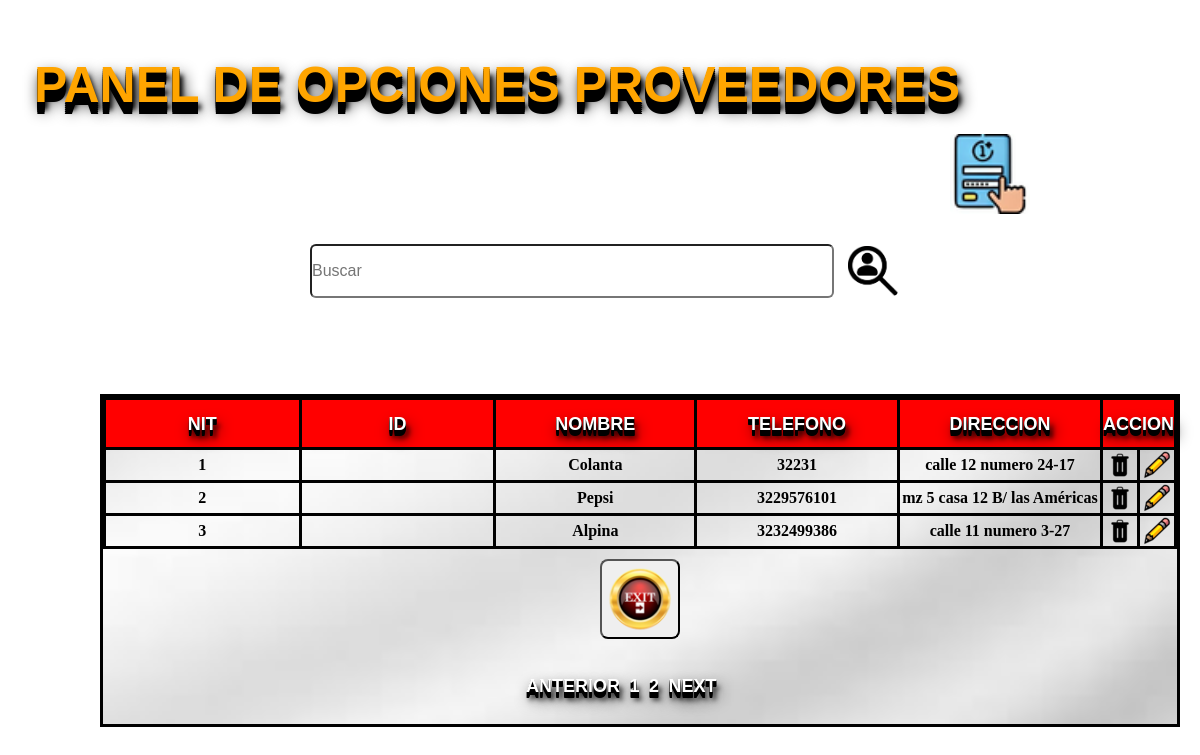
/tabla_proveedores/index.php, run on the app's committed database.
### tables this page shows
CREATE TABLE `proveedor` (
  `nit` int(11) NOT NULL,
  `nombre` char(70) DEFAULT NULL,
  `telefono` bigint(10) DEFAULT NULL,
  `direccion` char(80) DEFAULT NULL
);

### tabla_proveedores/index.php (the view, shortened to what this page needs)
<!DOCTYPE html>
<html lang="en">
<head>
    <link rel="stylesheet" href="../css/prove.css">
</head>
<body>
<?php
	include("../conexion/conexion.php");
	$registros=3;
	if(isset($_GET["pagina"])){
		if($_GET["pagina"]==1){
			header("Location:./index.php");
		}else{
			$pagina=$_GET["pagina"];
		}
	}else{
		$pagina=1;
	}
	$empieza=($pagina-1)*$registros;
	$sql_total="SELECT * FROM proveedor";
	$resultado=$base->prepare($sql_total);
	$resultado->execute(array());
	$numfilas=$resultado->rowCount();
	$totalpagina=ceil($numfilas/$registros);
	$registros=$base->query("SELECT * FROM proveedor  LIMIT $empieza, $registros")->fetchALL(PDO::FETCH_OBJ);
?>
<h3>PANEL DE OPCIONES PROVEEDORES</h3>
    <form method="post" action="buscar.php">
        <div id="nim">
            <a href="registrar.php">
                <button type="button" class="btn btn-primary">
                </button>
            </a>
        </div>
        <input class="buscar"  type="search" name="busca"  id="" placeholder="Buscar">
        <button id="but" class="uno">buscar</button>
        <br> <br>
        <div id="tag">
        <table  class="table">
        <tr>
            <th>Nit</th>
            <th>Id</th>
            <th>Nombre</th>
            <th>Telefono</th>
            <th>Direccion</th>
            <th colspan="2">Accion</th>
        </tr>
        <?php
            foreach ($registros as $move) {
        ?>
<tr>
            <td><?php echo $move->nit;?></td>
            <td><?php echo $move->id?></td>
            <td><?php echo $move->nombre?></td>
            <td><?php echo $move->telefono?></td>
            <td><?php echo $move->direccion?></td>
            <td>
                    <a id="q1" href="eliminar.php?id=<?php echo $move->nit?> & nomb=<?php echo $move->nombre?>">
					    <img src="../imagenes/borrar.png" alt="eliminar">
                    </a>
                </td>
                <td>
                    <a id="q2" href="modificar.php?id=<?php echo $move->nit?> & nomb=<?php echo $move->nombre?>">
					    <img src="../imagenes/lapiz.png" alt="modificar">
                    </a>
                </td>
            </tr>
        <?php
        }
        ?>
    </div>
		<td>
            <a href="../administrador/index.php" onmouseup="window.close()">
                <input  id="bot" type="button" value="cerrar" name="cerrar" >
            </a>
		</td>
    </form>
    <div id="pagina">
        <nav>
            <ul>
                <li <?php  echo $_GET['pagina']=1?>>
                    <a href="index.php?pagina=<?php echo $_GET['pagina']=1 ?>">Anterior</a>
                </li>
                <?php
                for($i=0; $i<$totalpagina; $i++):?>
                <li  <?php echo $_GET ['pagina']==$i+1? 'active': ''?>">
                    <a href="index.php?pagina=<?php echo $i+1?>"><?php echo $i+1?></a>
                </li>
                <?php endfor?>
                <li <?php  echo $_GET['pagina']>=$totalpagina? 'disabled' : '' ?> ">
                    <a  href="index.php?pagina=<?php echo $_GET['pagina']+1 ?>">Next</a>
                </li>
            </ul>
        </nav>
    </div>
</body>
</html>

### css/prove.css (style rules this page uses)
* { margin: 0; padding: 0; box-sizing: border-box; }
body { background: url("../imagenes/fondo.png"); background-repeat: no-repeat; background-size: cover; font-weight: bold; }
a { text-decoration: none; color: red; font-weight: bold; }
#nim a button { display: inline-block; color: transparent; width: 80px; height: 80px; padding: 0px 10px; background-image: url(../imagenes/registrarse.png); background-size: cover; background-repeat: no-repeat; border-radius: 5px; outline: none; border: none; cursor: pointer; text-align: center; transition: all 0.2s linear; margin-top: 7%; margin-left: 950px; letter-spacing: 0.05px; }
#tag { width: 90%; margin-top: 80px; margin-left: 100px; border: 3px solid #000; border-spacing: 0; border-collapse: separate; background: url("../imagenes/degradado.png") no-repeat center center; background-size: cover; color: black; float: left; text-align: center; }
#tag th { width: 20%; height: 50px; text-align: center; border: 3px solid #000; border-spacing: 1px; background: red; color: white; float: center; font-weight: bold; font: bold 18px/1 arial; text-transform: uppercase; text-shadow: 0 1px 0 black, 0 2px 0 black, 0 3px 0 black, 0 4px 0 black, 0 5px 0 black, 0 6px 0 black, 3px 8px 15px black, 3px 8px 5px black; }
#tag td { width: 20%; text-align: center; border: 3px solid #000; border-spacing: 0; background: transparent; }
.buscar { margin-top: 30px; margin-left: 310px; width: 520px; height: 50px; border-radius: 6px; }
.uno { display: inline-block; color: transparent; width: 50px; height: 50px; background-image: url(../imagenes/buscar.png); background-size: cover; background-repeat: no-repeat; border-radius: 5px; outline: none; border: none; cursor: pointer; text-align: center; transition: all 0.2s linear; margin-top: 30px; margin-left: 10px; letter-spacing: 0.05px; }
h3 { text-align: center; line-height: 11px; color: white; float: right; right: 240px; position: relative; align-items: center; top: 60px; font-weight: bold; font: bold 50px/1 arial; text-transform: uppercase; color: orange; text-shadow: 0 2px 0 black, 0 4px 0 black, 0 6px 0 black, 0 8px 0 black, 0 10px 0 black, 0 12px 0 black, 3px 8px 15px black, 3px 8px 5px black; }
#q1 { display: inline-block; color: transparent; width: 30px; height: 30px; background-size: cover; background-repeat: no-repeat; border-radius: 5px; outline: none; border: none; cursor: pointer; text-align: center; transition: all 0.2s linear; letter-spacing: 0.05px; }
#q2 { display: inline-block; color: transparent; width: 30px; height: 30px; background-size: cover; background-repeat: no-repeat; border-radius: 5px; outline: none; border: none; cursor: pointer; text-align: center; transition: all 0.2s linear; letter-spacing: 0.05px; }
#bot { height: 80px; width: 80px; color: transparent; background-image: url(../imagenes/cerrar.png); background-size: cover; background-repeat: no-repeat; border-radius: 8px; transition: transform 200ms, box-shadow 200ms; outline: none; margin-top: 10px; margin-left: auto; margin-bottom: 10px; }
#pagina { width: 200px; min-height: auto; font-family: Arial, Helvetica, sans-serif; height: auto; border-radius: 10px; margin: 2% auto; padding: 1.5%; }
#pagina nav { float: center; text-align: center; outline: none; width: 150%; margin-left:-35px; }
#pagina nav ul { display: inline; float: left; font-family: Arial, Helvetica, sans-serif; margin-top: -10px; justify-content:center; }
#pagina nav ul li { display: inline; font-family: Arial, Helvetica, sans-serif; border-spacing: 0; border-collapse: separate; border-radius: 10px; left:auto; margin-left:5px; }
#pagina nav ul li a { color: #fff; float: center; border-radius: 2px; -moz-border-radius: 2px; -webkit-border-radius: 2px; text-align: center; align-content: center; align-items: center; letter-spacing: 0px; font: bold 18px/1 arial; text-transform: uppercase; text-shadow: 0 1px 0 black, 0 2px 0 black, 0 3px 0 black, 0 4px 0 black, 0 5px 0 black, 0 6px 0 black, 3px 8px 15px black, 3px 8px 5px black; }

### data on the page
proveedor: nit "1", nombre "Colanta", telefono "32231", direccion "calle 12 numero 24-17"
proveedor: nit "2", nombre "Pepsi", telefono "3229576101", direccion "mz 5 casa 12 B/ las Américas"
proveedor: nit "3", nombre "Alpina", telefono "3232499386", direccion "calle 11 numero 3-27"
